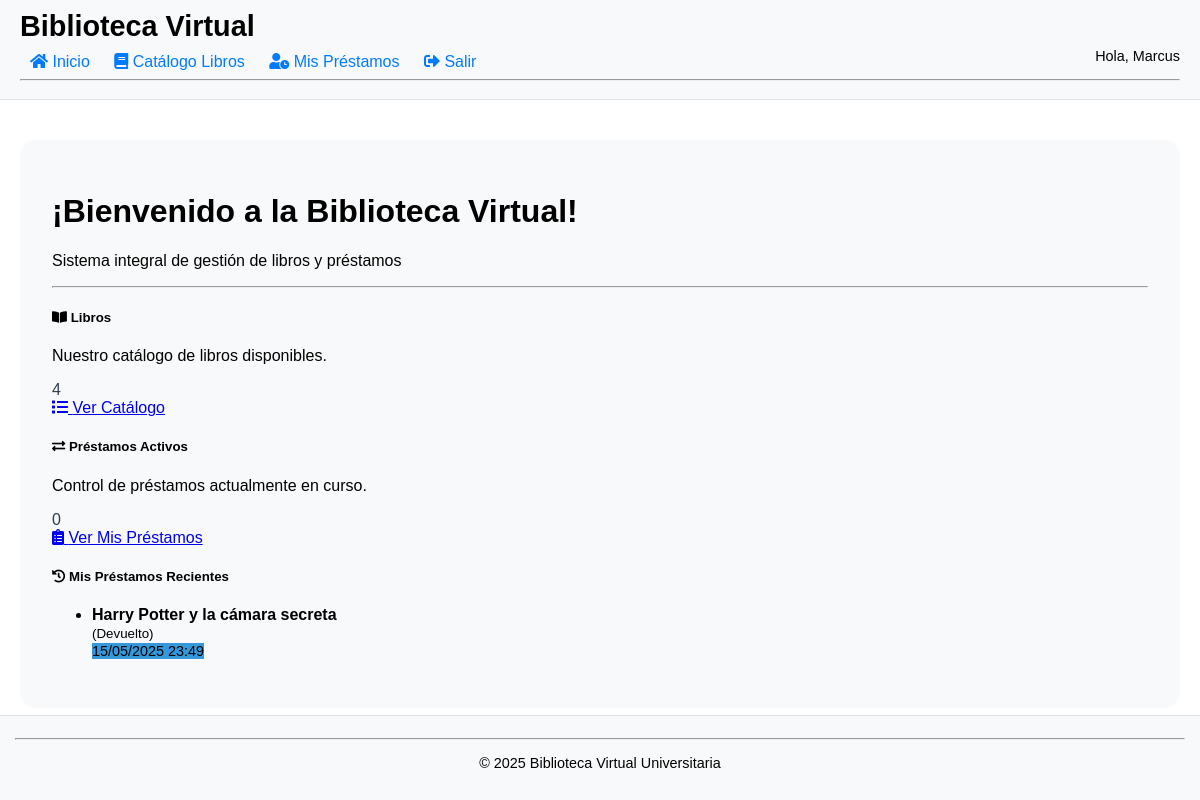
The page / (signed in) on the database its author committed.
### modelos.py (models this page shows, shortened)
class Usuario(db.Model):
    __tablename__ = 'usuarios'
    id = db.Column(db.Integer, primary_key=True)
    nombre = db.Column(db.String(50), nullable=False)
    email = db.Column(db.String(100), unique=True, nullable=False)
    password_hash = db.Column(db.String(256))
    role = db.Column(db.String(10), default='usuario')
    prestamos = db.relationship('Prestamo', backref='usuario', lazy='dynamic')

class Prestamo(db.Model):
    __tablename__ = 'prestamos'
    id = db.Column(db.Integer, primary_key=True)
    fecha_prestamo = db.Column(db.DateTime, default=datetime.utcnow)
    fecha_devolucion_prevista = db.Column(db.DateTime)
    fecha_devolucion_real = db.Column(db.DateTime, nullable=True)
    duracion = db.Column(db.Integer, nullable=False)
    libro_id = db.Column(db.Integer, db.ForeignKey('libros.id'), nullable=False)
    usuario_id = db.Column(db.Integer, db.ForeignKey('usuarios.id'), nullable=False)
    @property
    def esta_activo(self):
        return self.fecha_devolucion_real is None

class Libro(db.Model):
    __tablename__ = 'libros'
    id = db.Column(db.Integer, primary_key=True)
    titulo = db.Column(db.String(100), nullable=False)
    autor = db.Column(db.String(50), nullable=False)
    anio = db.Column(db.Integer, nullable=False)
    editorial = db.Column(db.String(50), nullable=False)
    descripcion = db.Column(db.Text, nullable=True)
    archivo = db.Column(db.String(100), nullable=True)
    portada_archivo = db.Column(db.String(100), nullable=True)
    max_prestamos = db.Column(db.Integer, default=5)
    prestamos_activos = db.Column(db.Integer, default=0)
    prestamos = db.relationship('Prestamo', backref='libro', lazy='dynamic', # lazy='dynamic' para poder hacer .filter()
                                cascade="all, delete-orphan")
    generos = db.relationship('Genero', secondary=tabla_libro_genero,
                              lazy='subquery',
                              backref=db.backref('libros', lazy=True))

### routes.py (the view)
    @app.route('/')
    def index():
        stats = {
            'total_libros': Libro.query.count(),
            'total_usuarios': Usuario.query.count(),
            'prestamos_activos': Prestamo.query.filter(Prestamo.fecha_devolucion_real == None).count()
        }
        ultimos_prestamos_query = Prestamo.query.order_by(Prestamo.fecha_prestamo.desc())
        if g.user and g.user.role != 'admin':
            ultimos_prestamos_query = ultimos_prestamos_query.filter_by(usuario_id=g.user.id)
        ultimos_prestamos = ultimos_prestamos_query.limit(5).all()
        return render_template('index.html', stats=stats, ultimos_prestamos=ultimos_prestamos)

### app.py (called while the page is built)
def formatear_fecha_filter_func(dt_obj):
    if isinstance(dt_obj, datetime):
        return dt_obj.strftime('%d/%m/%Y %H:%M')
    return ''

@app.before_request
def load_logged_in_user():
    user_id = session.get('user_id')
    if user_id is None:
        g.user = None
    else:
        g.user = Usuario.query.get(user_id)
    g.config_max_prestamos_default = Configuracion.obtener_int('max_prestamos_default', 5)
    g.config_duracion_prestamo_default = Configuracion.obtener_int('duracion_prestamo_default', 7)

@app.context_processor
def inject_global_variables():
    return {
        'now': datetime.utcnow(),
        'current_user': g.user,
        'is_admin': g.user.role == 'admin' if g.user else False,
        'config_max_prestamos_default': g.config_max_prestamos_default,
        'config_duracion_prestamo_default': g.config_duracion_prestamo_default
    }

### modelos.py (called while the page is built)
    @staticmethod
    def obtener(clave, default=None):
        config = Configuracion.query.filter_by(clave=clave).first()
        return config.valor if config else default

    @staticmethod
    def obtener_int(clave, default=0):
        val = Configuracion.obtener(clave)
        try:
            return int(val) if val else default
        except ValueError:
            return default

### templates/index.html (shortened to what this page needs)
{% extends 'base.html' %}
{% block content %}
<div class="jumbotron">
    <h1 class="display-4">¡Bienvenido a la Biblioteca Virtual!</h1>
    <p class="lead">Sistema integral de gestión de libros y préstamos</p>
    <hr class="my-4">
    {% if current_user %}
    <div class="row">
        <div class="col-md-4 mb-4">
            <div class="card h-100 shadow">
                <div class="card-body">
                    <h5 class="card-title text-primary">
                        <i class="fas fa-book-open"></i> Libros
                    </h5>
                    <p class="card-text">
                        Nuestro catálogo de libros disponibles.
                    </p>
                    <div class="stat-number display-4">{{ stats.total_libros }}</div>
                    <a href="{{ url_for('lista_libros') }}" class="btn btn-primary mt-3">
                        <i class="fas fa-list"></i> Ver Catálogo
                    </a>
                </div>
            </div>
        </div>
        <div class="col-md-4 mb-4">
            <div class="card h-100 shadow">
                <div class="card-body">
                    <h5 class="card-title text-warning">
                        <i class="fas fa-exchange-alt"></i> Préstamos Activos
                    </h5>
                    <p class="card-text">
                        Control de préstamos actualmente en curso.
                    </p>
                    <div class="stat-number display-4">{{ stats.prestamos_activos }}</div>
                    {% if is_admin %}
                    <a href="{{ url_for('lista_prestamos') }}" class="btn btn-warning mt-3">
                        <i class="fas fa-clipboard-list"></i> Ver Todos los Préstamos
                    </a>
                    {% else %}
                    <a href="{{ url_for('mis_prestamos') }}" class="btn btn-warning mt-3">
                        <i class="fas fa-clipboard-list"></i> Ver Mis Préstamos
                    </a>
                    {% endif %}
                </div>
            </div>
        </div>
    </div>
    <div class="row mt-4">
        <div class="col-md-{% if is_admin %}6{% else %}12{% endif %} mb-3">
            <div class="card shadow">
                <div class="card-body">
                    <h5 class="card-title">
                        <i class="fas fa-history"></i>
                        {% if is_admin %} Préstamos Recientes (Global) {% else %} Mis Préstamos Recientes {% endif %}
                    </h5>
                    <ul class="list-group">
                        {% for prestamo in ultimos_prestamos %}
                        <li class="list-group-item d-flex justify-content-between align-items-center">
                            <div>
                                <strong>{{ prestamo.libro.titulo }}</strong><br>
                                <small>
                                    ({{ prestamo.tiempo_restante if prestamo.esta_activo else 'Devuelto' }})
                                </small>
                            </div>
                            <span class="badge badge-primary">
                                {{ prestamo.fecha_prestamo|formatear_fecha }}
                            </span>
                        </li>
                        {% else %}
                        <li class="list-group-item">No hay préstamos recientes</li>
                        {% endfor %}
                    </ul>
                </div>
            </div>
        </div>
    </div>
    {% else %}
    <p>Por favor, <a href="{{ url_for('login') }}">inicia sesión</a> para acceder al sistema.</p>
    {% endif %}
</div>
{% endblock %}

### templates/base.html (shortened to what this page needs)
<!DOCTYPE html>
<html lang="es">
<head>
    <link rel="stylesheet" href="https://cdnjs.cloudflare.com/ajax/libs/font-awesome/5.15.4/css/all.min.css">
</head>
<body>
<header>
    <h1>Biblioteca Virtual</h1>
    {% if current_user %}
    <div class="user-info">
        Hola, {{ current_user.nombre }}
    </div>
    {% endif %}
    <nav>
        <a href="{{ url_for('index') }}"><i class="fas fa-home"></i> Inicio</a>
        {% if current_user %}
        <a href="{{ url_for('lista_libros') }}"><i class="fas fa-book"></i> Catálogo Libros</a>
        {% if is_admin %}
        <a href="{{ url_for('registro_libro_admin') }}"><i class="fas fa-plus-circle"></i> Registrar Libro</a>
        <a href="{{ url_for('admin_gestionar_generos') }}"><i class="fas fa-tags"></i> Gestionar Géneros</a>
        <a href="{{ url_for('lista_usuarios') }}"><i class="fas fa-users"></i> Gestionar Usuarios</a>
        <a href="{{ url_for('prestar_libro') }}"><i class="fas fa-hand-holding-usd"></i> Registrar Préstamo</a>
        <a href="{{ url_for('lista_prestamos') }}"><i class="fas fa-list-alt"></i> Ver Todos Préstamos</a>
        <a href="{{ url_for('admin_configuracion') }}"><i class="fas fa-cog"></i> Configuración</a>
        {% else %}
        <a href="{{ url_for('mis_prestamos') }}"><i class="fas fa-user-clock"></i> Mis Préstamos</a>
        {% endif %}
        <a href="{{ url_for('logout') }}"><i class="fas fa-sign-out-alt"></i> Salir</a>
        {% else %}
        <a href="{{ url_for('login') }}"><i class="fas fa-sign-in-alt"></i> Iniciar Sesión</a>
        {% endif %}
    </nav>
    <hr style="clear: both;">
</header>
<main>
    {% block content %}{% endblock %}
</main>
{% if not hide_page_footer %}
<footer>
    <hr>
    <p>© {% if now %}{{ now.year }}{% else %}2025{% endif %} Biblioteca Virtual Universitaria</p>
</footer>
{% endif %}
</body>
</html>

### templates/base.html (style rules this page uses)
html, body { height: 100%; margin: 0; padding: 0; font-family: sans-serif; }
body { display: flex; flex-direction: column; }
header { background-color: #f8f9fa; padding: 10px 20px; border-bottom: 1px solid #dee2e6; flex-shrink: 0; }
header h1 { margin: 0; font-size: 1.8em; }
nav { margin-top: 10px; }
nav a { margin: 0 10px; text-decoration: none; color: #007bff; }
.user-info { float: right; margin-top: 5px; font-size: 0.9em; }
main { flex-grow: 1; overflow-y: auto; padding: 20px; }
footer { text-align: center; padding: 15px; background-color: #f8f9fa; border-top: 1px solid #dee2e6; flex-shrink: 0; font-size: 0.9em; }

### templates/index.html (style rules this page uses)
.jumbotron { background-color: #f8f9fa; border-radius: 15px; padding: 2rem; margin-top: 20px; }
.card { transition: transform 0.3s, box-shadow 0.3s; border: none; }
.stat-number { font-weight: 300; color: #2c3e50; }
.badge { font-size: 0.9em; background-color: #3498db; }

### rows shown on the page
Usuario: nombre "Marcus"
Prestamo: libro.titulo "Harry Potter y la cámara secreta", fecha_devolucion_real "Devuelto", fecha_prestamo "15/05/2025 23:49"

### other values the page prints
{{ stats.total_libros }} "4"
{{ stats.prestamos_activos }} "0"
